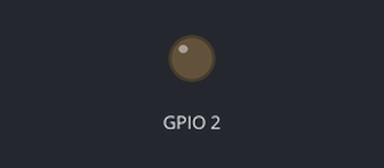
Bench run of a sketch on a simulated ESP8266 (NodeMCU). Parts: output pins drawn as LEDs (lit = HIGH). Dashed ring = blinking. A WiFi scan finds three made-up networks; what the sketch prints to the serial monitor is not drawn.

Above: at 0.3 s.
At 2.63 s:
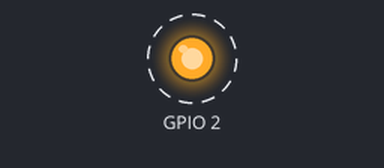
Timing chart, 0 to 3.1 s (numbered marks = the images above):
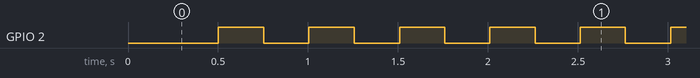

Measured:
- by itself, GPIO 2: alternates HIGH for 0.25 s and LOW for 0.25 s

The sketch:

EspSetUp.ino
```cpp
#include "ESP8266WiFi.h"

#define BLINK_PERIOD 250
long lastBlinkMillis;
boolean ledState;

#define SCAN_PERIOD 5000
long lastScanMillis;

String ssid;
uint8_t encryptionType;
int32_t RSSI;
uint8_t* BSSID;
int32_t channel;
bool isHidden;

void setup()
 {
  Serial.begin(115200);
  Serial.println();

  pinMode(2, OUTPUT);

  WiFi.mode(WIFI_STA);
  WiFi.disconnect();
  delay(100);
}

void loop()
{
  long currentMillis = millis();

  // blink LED
  if (currentMillis - lastBlinkMillis > BLINK_PERIOD)
  {
    digitalWrite(2, ledState);
    ledState = !ledState;
    lastBlinkMillis = currentMillis;
  }

  // trigger Wi-Fi network scan
  if (currentMillis - lastScanMillis > SCAN_PERIOD)
  {
    WiFi.scanNetworks(true);
    Serial.print("\nScan start ... ");
    lastScanMillis = currentMillis;
  }

  // print out Wi-Fi network scan result uppon completion
  int n = WiFi.scanComplete();
  if(n >= 0)
  {
    Serial.printf("%d network(s) found\n", n);
    for (int i = 0; i < n; i++)
    {
     WiFi.getNetworkInfo(i, ssid, encryptionType, RSSI, BSSID, channel, isHidden);
     Serial.printf("%d: %s, Ch:%d (%ddBm), %s, %s\n", i + 1, ssid.c_str(), channel, RSSI, encryptionType == ENC_TYPE_NONE ? "open" : "", isHidden ? "hidden" : "", BSSID);
    }
    WiFi.scanDelete();
  }
}
```
